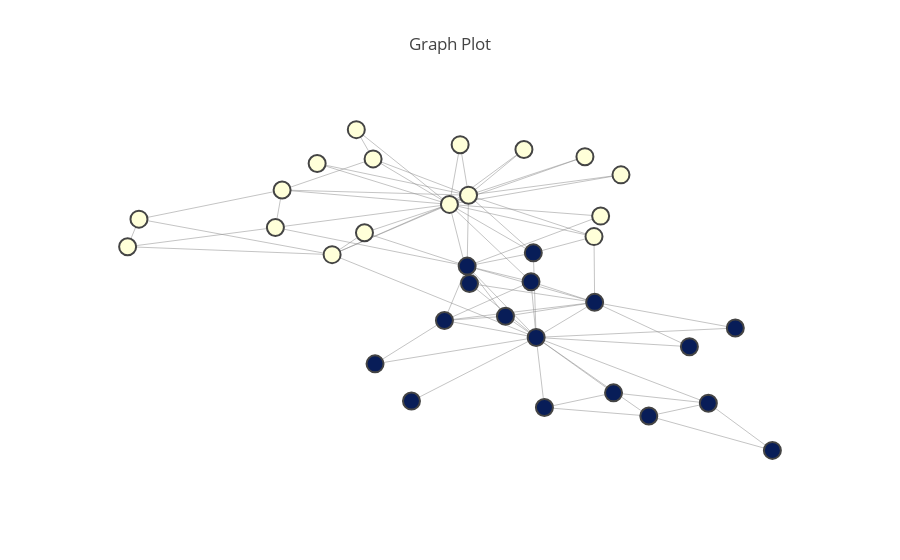

The notebook cell saved with this chart:
### Code cell
plot_handler.plot_graph()

### Figure 1 — Plotly figure (JSON) as saved in the notebook; plotly's stock layout.template omitted (floating-point values rounded to 4 significant figures; data arrays with more than 128 entries replaced by an {"elided": "..."} marker saying what was removed)
{"data": [{"hoverinfo": "none", "line": {"color": "#888", "width": 0.5}, "mode": "lines", "showlegend": false, "type": "scatter", "uid": "e4496326-d849-11e8-90a6-d07e353e5805", "x": {"elided": "234 float values"}, "y": {"elided": "234 float values"}}, {"hoverinfo": "text", "marker": {"color": [200, 200, 200, 200, 200, 200, 200, 200, 200, 37, 200, 200, 200, 200, 37, 37, 200, 200, 37, 200, 37, 200, 37, 37, 37, 37, 37, 37, 37, 37, 37, 37, 37, 37], "colorscale": "YlGnBu", "line": {"width": 2}, "reversescale": true, "showscale": false, "size": 17}, "mode": "markers", "showlegend": false, "text": ["Mr. Hi", "Mr. Hi", "Mr. Hi", "Mr. Hi", "Mr. Hi", "Mr. Hi", "Mr. Hi", "Mr. Hi", "Mr. Hi", "Officer", "Mr. Hi", "Mr. Hi", "Mr. Hi", "Mr. Hi", "Officer", "Officer", "Mr. Hi", "Mr. Hi", "Officer", "Mr. Hi", "Officer", "Mr. Hi", "Officer", "Officer", "Officer", "Officer", "Officer", "Officer", "Officer", "Officer", "Officer", "Officer", "Officer", "Officer"], "type": "scatter", "uid": "e4496327-d849-11e8-90a6-d07e353e5805", "x": [0.0837, 0.1773, -0.02668, -0.06303, 0.09693, 0.3592, 0.2639, 0.03459, 0.07916, 0.1869, 0.2075, -0.1158, -0.174, 0.07546, 0.06417, 0.1618, 0.4616, 0.3289, -0.03789, -0.02297, 0.2194, 0.4023, -0.2666, -0.3227, -0.5698, -0.5517, -0.204, -0.3334, -0.1909, -0.1772, 0.1762, -0.2427, -0.02447, -0.05502], "y": [-0.3747, -0.1806, 0.02011, -0.2808, -0.7629, -0.7386, -0.8101, -0.2576, 0.09344, 0.297, -0.6816, -0.7272, -0.5211, -0.06617, 0.6653, 0.6259, -1, -0.4259, 0.6923, -0.07589, 0.5251, -0.3228, 0.5884, 0.4412, 0.1273, 0.2801, 0.7756, 0.2339, 0.2048, 0.6136, 0.1834, 0.08356, 0.4127, 0.3618]}], "layout": {"title": "Graph Plot", "xaxis": {"autorange": true, "showgrid": false, "showline": false, "showticklabels": false, "ticks": "", "zeroline": false}, "yaxis": {"autorange": true, "showgrid": false, "showline": false, "showticklabels": false, "ticks": "", "zeroline": false}}}
